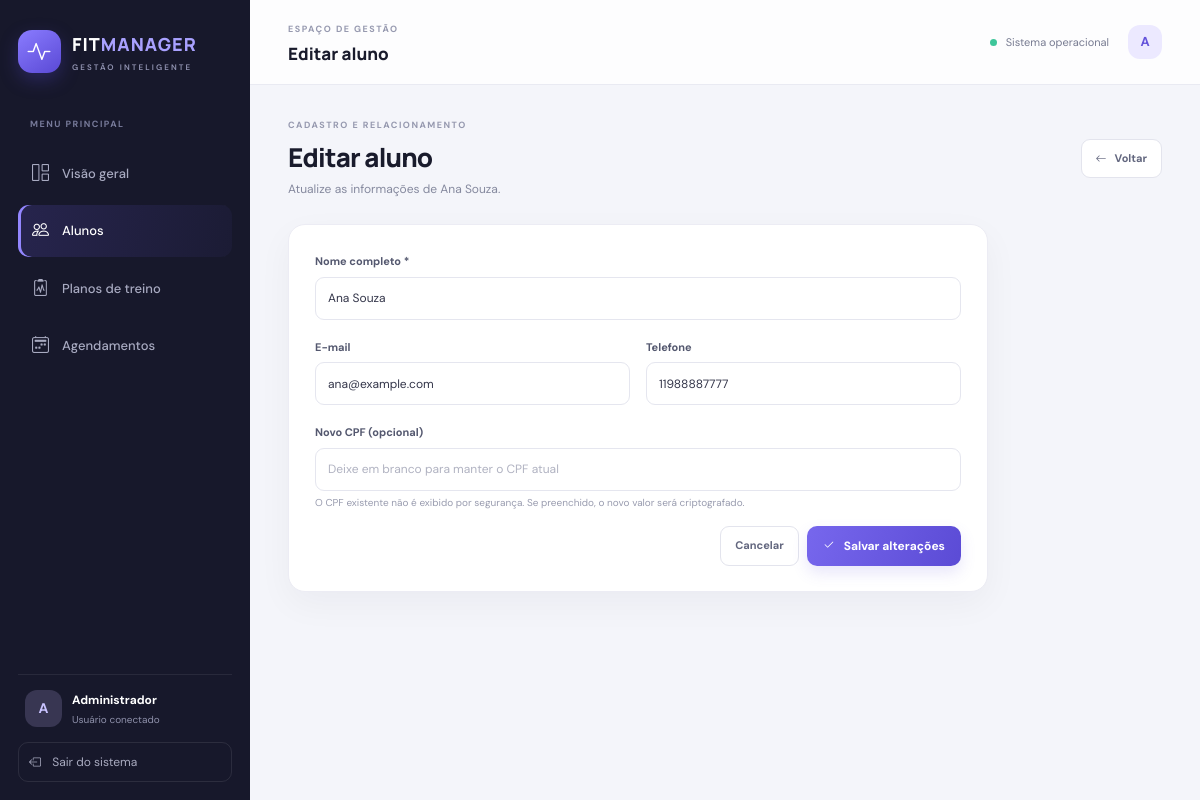
Screenshot of /alunos/1/editar (signed in) with the database file from the repository.
### tables this page shows
CREATE TABLE alunos (
        id INTEGER PRIMARY KEY AUTOINCREMENT,
        nome TEXT NOT NULL,
        email TEXT UNIQUE,
        telefone TEXT,
        cpf_criptografado TEXT NOT NULL,
        criado_em TEXT NOT NULL
    );

### app.py (the view, shortened to what this page needs)
@app.route("/alunos/<int:aluno_id>/editar", methods=["GET", "POST"])
@login_required
def editar_aluno(aluno_id):
    db = get_db()
    aluno = db.execute("SELECT * FROM alunos WHERE id=?", (aluno_id,)).fetchone()
    if not aluno:
        db.close()
        flash("Aluno não encontrado.", "danger")
        return redirect(url_for("alunos"))
    db.close()
    return render_template("editar_aluno.html", aluno=aluno)

### app.py (called while the page is built)
def login_required(view):
    @wraps(view)
    def wrapped(*args, **kwargs):
        if not session.get("user_id"):
            flash("Faça login para acessar o sistema.", "warning")
            return redirect(url_for("login"))
        return view(*args, **kwargs)
    return wrapped

@app.before_request
def enforce_session_expiration():
    if session.get("user_id"):
        now = datetime.utcnow().timestamp()
        last = session.get("last_activity", now)
        if now - last > app.config["PERMANENT_SESSION_LIFETIME"].total_seconds():
            session.clear()
            flash("Sua sessão expirou. Entre novamente.", "warning")
            if request.endpoint != "login":
                return redirect(url_for("login"))
        else:
            session["last_activity"] = now

### database.py (called while the page is built)
def get_db():
    db = sqlite3.connect(DB_PATH)
    db.row_factory = sqlite3.Row
    db.execute("PRAGMA foreign_keys = ON")
    return db

### templates/editar_aluno.html
{% extends "base.html" %}{% block title %}Editar aluno{% endblock %}{% block page_heading %}Editar aluno{% endblock %}
{% block content %}<div class="section-intro"><div><div class="eyebrow">CADASTRO E RELACIONAMENTO</div><h1 class="page-title">Editar aluno</h1><p class="page-subtitle">Atualize as informações de {{ aluno.nome }}.</p></div><a class="btn-secondary-custom" href="{{ url_for('alunos') }}"><i class="bi bi-arrow-left"></i> Voltar</a></div>
<div class="panel form-panel narrow-panel"><form method="post" class="row g-3"><input type="hidden" name="csrf_token" value="{{ csrf_token() }}">
<div class="col-12"><label class="form-label" for="nome">Nome completo *</label><input class="form-control" id="nome" name="nome" required minlength="2" value="{{ aluno.nome }}"></div>
<div class="col-md-6"><label class="form-label" for="email">E-mail</label><input class="form-control" id="email" name="email" type="email" value="{{ aluno.email or '' }}"></div>
<div class="col-md-6"><label class="form-label" for="telefone">Telefone</label><input class="form-control" id="telefone" name="telefone" value="{{ aluno.telefone or '' }}"></div>
<div class="col-12"><label class="form-label" for="cpf">Novo CPF (opcional)</label><input class="form-control" id="cpf" name="cpf" inputmode="numeric" placeholder="Deixe em branco para manter o CPF atual"><div class="form-text">O CPF existente não é exibido por segurança. Se preenchido, o novo valor será criptografado.</div></div>
<div class="col-12 d-flex justify-content-end gap-2"><a class="btn-secondary-custom" href="{{ url_for('alunos') }}">Cancelar</a><button class="btn-primary-custom compact" type="submit"><i class="bi bi-check2"></i> Salvar alterações</button></div></form></div>{% endblock %}

### static/style.css (style rules this page uses)
:root { --bg:#f4f5fa;--surface:#fff;--ink:#191b2c;--muted:#85899e;--line:#e9eaf2;--purple:#6d5ce8;--purple-dark:#5544ce;--navy:#17182b;--green:#37b987;--shadow:0 12px 35px rgba(26,28,54,.045) }
* { box-sizing:border-box }
body { margin:0;background:var(--bg);color:var(--ink);font-family:'DM Sans',sans-serif;font-size:14px }
.eyebrow { font-size:9px;letter-spacing:1.5px;color:#9699af;font-weight:700 }
.welcome-row,.section-intro { display:flex;align-items:center;justify-content:space-between;gap:20px;margin-bottom:26px }
.page-title { font-family:Manrope,sans-serif;font-size:26px;line-height:1.25;font-weight:800;letter-spacing:-.8px;margin:8px 0 7px }
.page-subtitle { margin:0;color:var(--muted);font-size:12px }
.stat-card,.panel { background:var(--surface);border:1px solid #ececf4;border-radius:17px;box-shadow:var(--shadow) }
.panel { padding:23px;margin-bottom:22px }
.form-panel { padding:25px 26px }
.form-label { font-size:11px;font-weight:700;color:#54586f;margin-bottom:7px }
.form-control,.form-select { border:1px solid #e5e6ef;border-radius:9px;min-height:43px;font-size:12px;color:#34364a;background-color:#fff;box-shadow:none!important }
.form-control::placeholder { color:#b0b2c1 }
.form-text { font-size:10px;color:#999caf }
.btn-primary-custom { display:inline-flex;align-items:center;justify-content:center;gap:9px;border:0;background:linear-gradient(110deg,#7767ed,#5b4bd5);color:#fff;text-decoration:none;border-radius:10px;padding:13px 19px;font-size:12px;font-weight:700;box-shadow:0 7px 15px #6555dd26;transition:.2s }
.btn-primary-custom.compact { padding:11px 16px }
.btn-secondary-custom { display:inline-flex;align-items:center;justify-content:center;gap:8px;background:#fff;color:#62667e;border:1px solid #e3e4ed;text-decoration:none;border-radius:9px;padding:10px 14px;font-size:11px;font-weight:700 }
.narrow-panel { max-width:700px }

### rows the page displays
alunos: nome "Ana Souza", email "ana@example.com", telefone "11988887777"

### other values shown
{{ session.get('user_name','U')[0]|upper }} "A"
{{ session.get('user_name') }} "Administrador"
